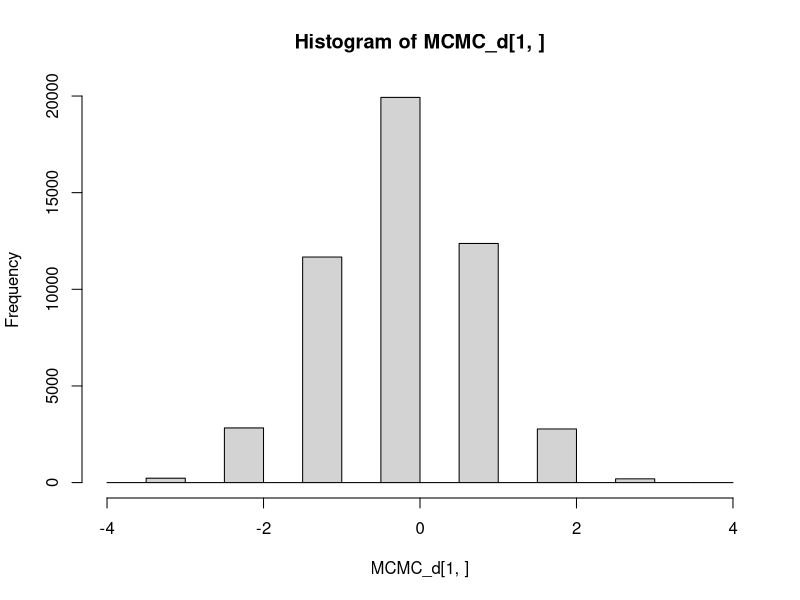
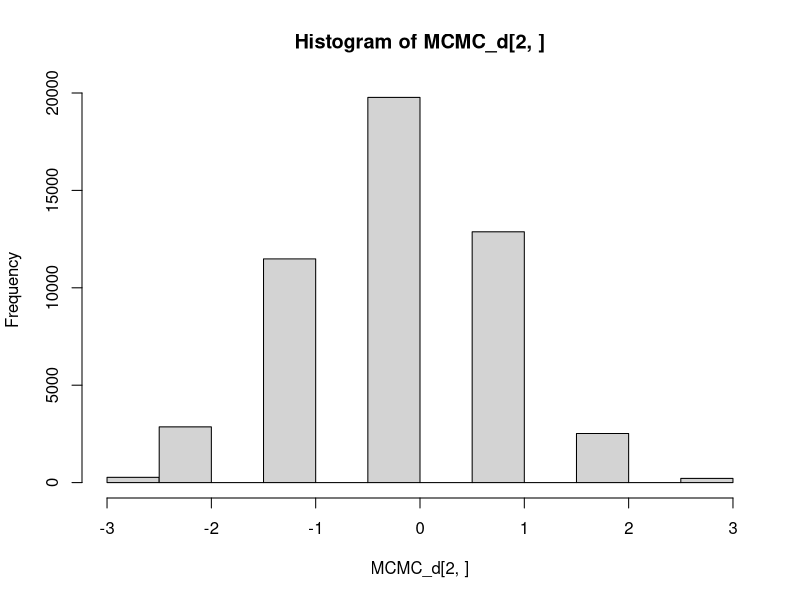
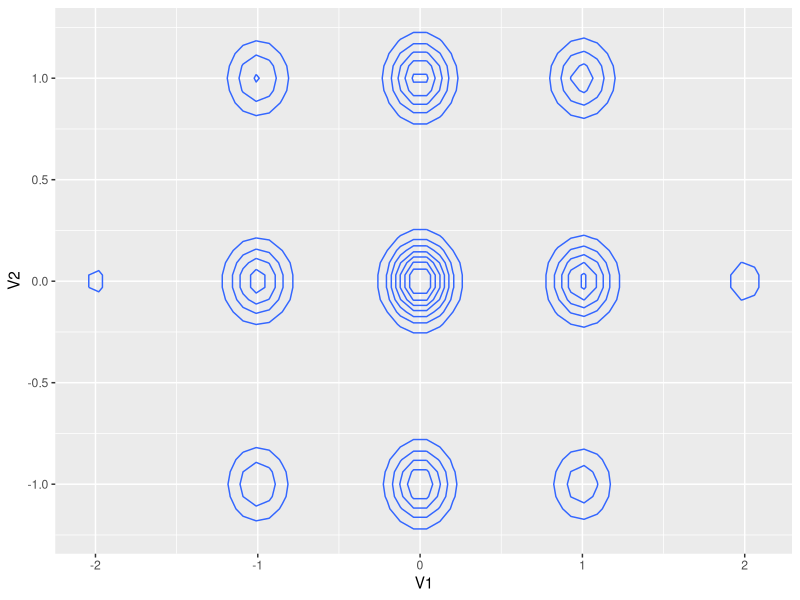
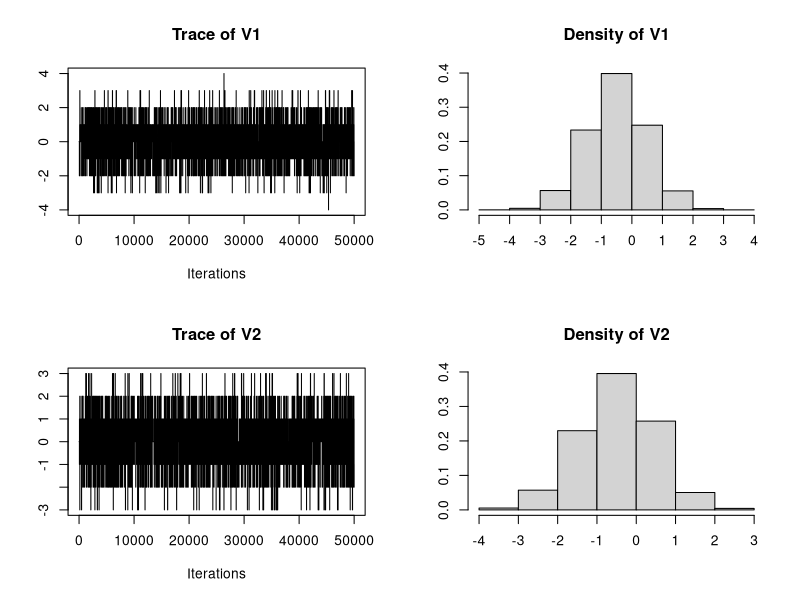
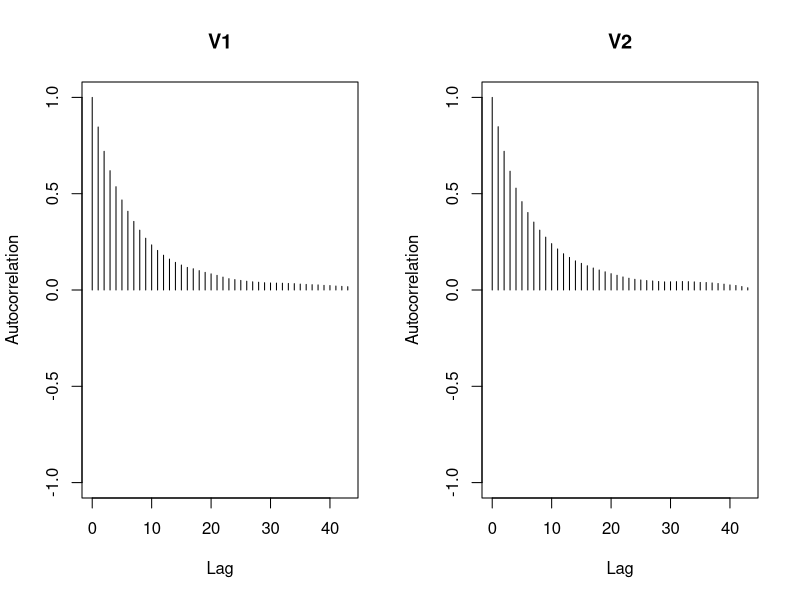

Generate these figures, in order, with R:
run_MCMC <- function(n_MCMC, ponto_inicial, proposta, prob_aceita, funcao_p){
  it=1
  nro_algarismos <- length(ponto_inicial)
  MCMC_d <- matrix(ncol = n_MCMC, nrow = nro_algarismos)
  MCMC_d[,1] <- ponto_inicial
  while(it < (n_MCMC)){    ### inicia o algoritmo
      x_old <- MCMC_d[,it]
      x_new <- x_old
      x_new <- proposta(x_old)                ## cria uma proposta
      
      if(runif(1) < prob_aceita(x_old,x_new, funcao_p)){
        MCMC_d[,it+1] <- x_new                         #com probabilidade prob_aceita registra o valor da proposta no MCMV 
      }else{
        MCMC_d[,it+1] <- x_old                         #caso contrario repete o valor antigo 
      }
      it <- it+1
      if (it == n_MCMC){
        break }
  }
  #return(MCMC_d[,-n_MCMC])
  return(MCMC_d)
}

runifdisc<-function(n=2, min=0, max=1) sample(min:max, n, replace=T) ##função para amostrar de uma uniforme discreta

#######Problema Original da aula: P(x) ~ (x[1]+x[2]+x[3])^5 para x = (000, 001...999)
#vamos definir nossas funções para o problema:

funcao_p <- function(x){      ## função proporcional a densidade que queremos amostrar (aqui X é o vetor de dados)
  prop <- exp((-x[1]^2)/2 - (x[2]^2)/2)
  return(prop)
}

proposta <- function(xi){  #neste caso, geramos uma proposta bivariada, onde (p1,p2) ~ (p1_anterior,p2_anterior) + (runifdiscreta[-5,5])
  a <- c(0,0)
  while(var(a) == 0){ #nao queremos o caso que a amostragem resulta em proposta igual a anterior
    a <- runifdisc(2,-5,5)
  }
  p1 <- xi[1] + a[1]
  p2 <- xi[2] + a[2]
  return(c(p1,p2))
}

prob_aceita <- function(x_old,x_new, funcao_p){
  min(funcao_p(x_new)/funcao_p(x_old), 1)
}

#rodando o MH
MCMC_d <- run_MCMC(n_MCMC = 50000, c(0,0), proposta = proposta, prob_aceita = prob_aceita, funcao_p = funcao_p)

#################  Estimar E(Xi) e Var(Xi)
mean(MCMC_d[1,]) 
#[1] 0.0038

mean(MCMC_d[2,])
#[1] -0.01218

var(MCMC_d[1,])
#[1] 0.9984855
var(MCMC_d[2,])
#[1] 1.036452

cov(MCMC_d[1,],MCMC_d[2,])
#[1] -0.002533767

#Ou seja, podemos notar que (X1,X2) ~ N((0,0),I)


##Vamos agora plotar as distribuições marginais;
hist(MCMC_d[1,]) #par1 
hist(MCMC_d[2,]) #par2

##distribuição conjunta bivariada discreta: 
library(tidyverse)

MCMC_d <- as_tibble(as.data.frame(t(MCMC_d)))
glimpse(MCMC_d)

ggplot(MCMC_d, aes(x = V1, y = V2)) + geom_density2d()


##Analise do trace plot:
library(coda)
MCMC_coda <- rbind(MCMC_d)
x <- coda::mcmc(MCMC_coda)  
summary(x, na.rm = TRUE)
plot(x) ##podemos ver que o Trace Plot está satisfatoriamente estacionário para ambas as variáveis. 

accept_rate <- 1 - coda::rejectionRate(x)
accept_rate ##a taxa de aceitação ficou em ~7% 

coda::effectiveSize(x) ##Para RE = 50000, o tamanho amostral efetivo ficou em media ~3000 para as variáveis. 
coda::autocorr.plot(x) 
